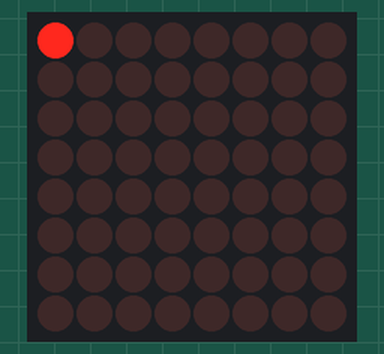
Simulated run of this sketch. Board: Arduino Uno, built with avr-gcc and run on an emulated ATmega328P. Parts: 8×8 LED matrix.

Above: at 0.1 s.
At 0.9 s:
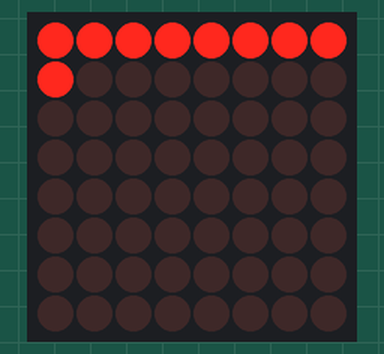
At 1.7 s:
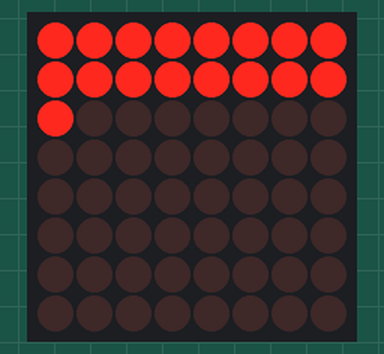
At 3.3 s:
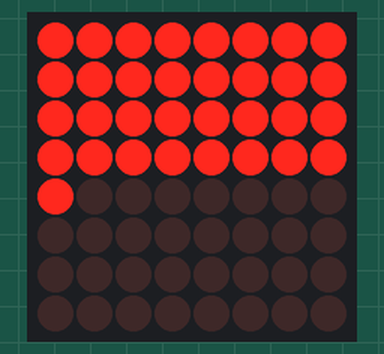
At 4.9 s:
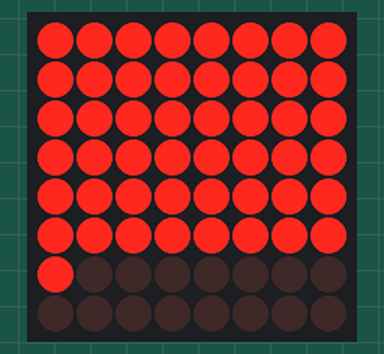
At 6.48 s:
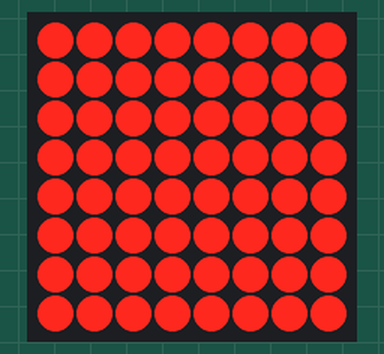

Measured:
- by itself, everything shown: repeats every 6.8 s, in 65 steps

The sketch:

MAX7219_car_v1.ino
```cpp
//www.elegoo.com
//2016.12.9

//We always have to include the library
#include "LedControl.h"

/*
  Now we need a LedControl to work with.
 ***** These pin numbers will probably not work with your hardware *****
  pin 12 is connected to the DataIn
  pin 11 is connected to LOAD(CS)
  pin 10 is connected to the CLK
  We have only a single MAX72XX.
*/
//LedControl lc = LedControl(12, 10, 11, 1);

LedControl lc = LedControl(3, 13, 10, 1);

/* we always wait a bit between updates of the display */
unsigned long delaytime1 = 200;
unsigned long delaytime2 = 50;

void setup() {
  /*
    The MAX72XX is in power-saving mode on startup,
    we have to do a wakeup call
  */
  lc.shutdown(0, false);
  /* Set the brightness to a medium values */
  lc.setIntensity(0, 8);
  /* and clear the display */
  lc.clearDisplay(0);
}

/*
  This function lights up a some Leds in a row.
  The pattern will be repeated on every row.
  The pattern will blink along with the row-number.
  row number 4 (index==3) will blink 4 times etc.
*/
void rows() {
  for (int row = 0; row < 8; row++) {
    delay(delaytime2);
    lc.setRow(0, row, B10100000);
    delay(delaytime2);
    lc.setRow(0, row, (byte)0);
    for (int i = 0; i < row; i++) {
      delay(delaytime2);
      lc.setRow(0, row, B10100000);
      delay(delaytime2);
      lc.setRow(0, row, (byte)0);
    }
  }
}

/*
  This function lights up a some Leds in a column.
  The pattern will be repeated on every column.
  The pattern will blink along with the column-number.
  column number 4 (index==3) will blink 4 times etc.
*/
void columns() {
  for (int col = 0; col < 8; col++) {
    delay(delaytime2);
    lc.setColumn(0, col, B10100000);
    delay(delaytime2);
    lc.setColumn(0, col, (byte)0);
    for (int i = 0; i < col; i++) {
      delay(delaytime2);
      lc.setColumn(0, col, B10100000);
      delay(delaytime2);
      lc.setColumn(0, col, (byte)0);
    }
  }
}

/*
  This function will light up every Led on the matrix.
  The led will blink along with the row-number.
  row number 4 (index==3) will blink 4 times etc.
*/
void single() {
  for (int row = 0; row < 8; row++) {
    for (int col = 0; col < 8; col++) {
      delay(delaytime2);
      lc.setLed(0, row, col, true);
      delay(delaytime2);
      for (int i = 0; i < col; i++) {
        lc.setLed(0, row, col, false);
        delay(delaytime2);
        lc.setLed(0, row, col, true);
        delay(delaytime2);
      }
    }
  }
  delay(delaytime1);
  lc.clearDisplay(0);
  delay(delaytime1);

}

void single2() {
  for (int row = 0; row < 8; row++) {
    for (int col = 0; col < 8; col++) {
      delay(delaytime2);
      lc.setLed(0, row, col, true);
      delay(delaytime2);
    }
  }
  delay(delaytime1);
  lc.clearDisplay(0);
  delay(delaytime1);
}

void alea()  {
  //1:
  lc.setColumn(0, 3, B00011000);
  lc.setColumn(0, 4, B00011000);
  delay(delaytime1);
  lc.clearDisplay(0);
  delay(delaytime1);
  //2:
  lc.setColumn(0, 0, B00000011);
  lc.setColumn(0, 1, B00000011);
  lc.setColumn(0, 6, B11000000);
  lc.setColumn(0, 7, B11000000);
  delay(delaytime1);
  lc.clearDisplay(0);
  delay(delaytime1);
  //3:
  lc.setColumn(0, 0, B00000011);
  lc.setColumn(0, 1, B00000011);
  lc.setColumn(0, 3, B00011000);
  lc.setColumn(0, 4, B00011000);
  lc.setColumn(0, 6, B11000000);
  lc.setColumn(0, 7, B11000000);
  delay(delaytime1);
  lc.clearDisplay(0);
  delay(delaytime1);
  //4:
  lc.setColumn(0, 0, B11000011);
  lc.setColumn(0, 1, B11000011);
  lc.setColumn(0, 6, B11000011);
  lc.setColumn(0, 7, B11000011);
  delay(delaytime1);
  lc.clearDisplay(0);
  delay(delaytime1);
  //5:
  lc.setColumn(0, 0, B11000011);
  lc.setColumn(0, 1, B11000011);
  lc.setColumn(0, 3, B00011000);
  lc.setColumn(0, 4, B00011000);
  lc.setColumn(0, 6, B11000011);
  lc.setColumn(0, 7, B11000011);
  delay(delaytime1);
  lc.clearDisplay(0);
  delay(delaytime1);
  //6:
  lc.setColumn(0, 0, B11000011);
  lc.setColumn(0, 1, B11000011);
  lc.setColumn(0, 3, B11000011);
  lc.setColumn(0, 4, B11000011);
  lc.setColumn(0, 6, B11000011);
  lc.setColumn(0, 7, B11000011);
  delay(delaytime1);
  lc.clearDisplay(0);
  delay(delaytime1);
  delay(delaytime1);
  delay(delaytime1);

}

void loop() {
  //  rows();
  //  columns();
  single2();
  // alea();
}
```
